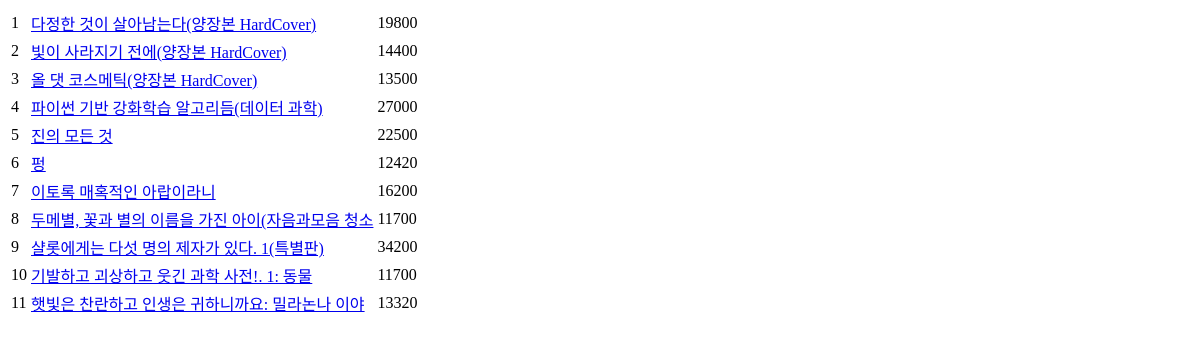
The page /shop/ on the database as committed earlier.
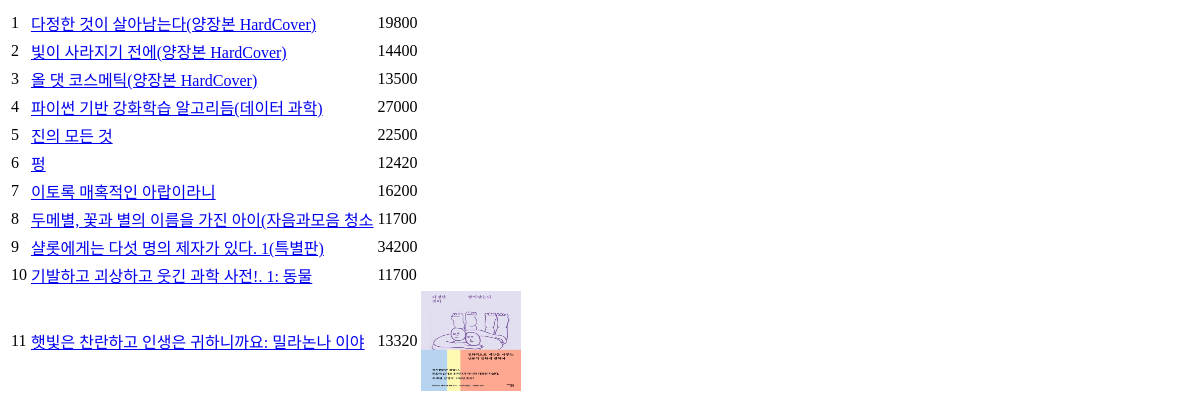
The same page on the database as committed later.
### shop/models.py (models this page shows, shortened)
class Item(models.Model):
    name = models.CharField(
        max_length=100, db_index=True, validators=[MinLengthValidator(3)]
    )
    desc = models.TextField()
    photo = models.ImageField(blank=True)
    price = models.PositiveIntegerField()
    is_public = models.BooleanField(default=False, db_index=True)
    created_at = models.DateTimeField(auto_now_add=True)
    updated_at = models.DateTimeField(auto_now=True)

### shop/views.py (the view)
# urls.py: path("", views.index, name="index"),
def index(request: HttpRequest):  # pk는 프라이머리키의 약자
    qs = Item.objects.all()  # QuerySet
    return render(request, "shop/item_list.html", {"item_list": qs,},)

### shop/templates/shop/item_list.html
<table>
    <tbody>
        {% for item in item_list %}
        <tr>
            <td>{{ item.id }}</td>
            <td>
                <a href="/shop/{{ item.pk }}/">
                    {{ item.name }}
                </a>
            </td>
            <td>{{ item.price }}</td>
            <td>
                {% if item.photo %}
                <img src="{{ item.photo.url }}" style="width: 100px; height: 100px;" />
                {% endif %}
            </td>
        </tr>
        {% endfor %}
    </tbody>
</table>

Rows that differ between the two databases and show on the page:
changed Item "햇빛은 찬란하고 인생은 귀하니까요: 밀라논나 이야": photo: picture added
